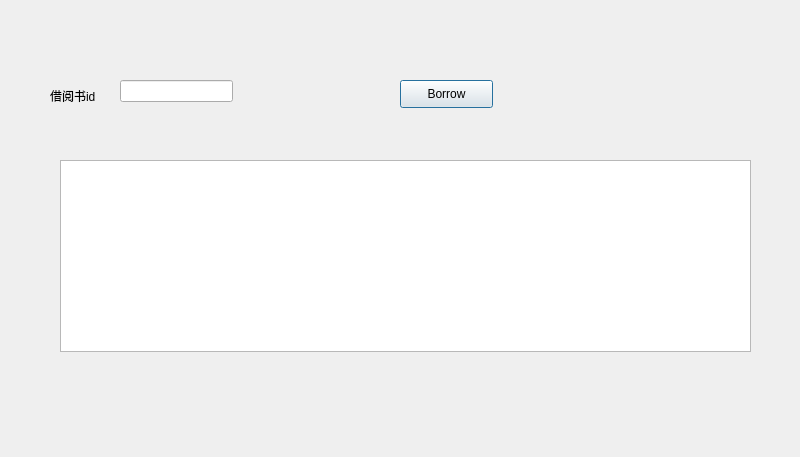
<?xml version="1.0" encoding="UTF-8"?>
<ui version="4.0">
 <class>Borrow</class>
 <widget class="QDialog" name="Borrow">
  <property name="geometry">
   <rect>
    <x>0</x>
    <y>0</y>
    <width>800</width>
    <height>457</height>
   </rect>
  </property>
  <property name="windowTitle">
   <string>Dialog</string>
  </property>
  <widget class="QLabel" name="label">
   <property name="geometry">
    <rect>
     <x>50</x>
     <y>80</y>
     <width>111</width>
     <height>31</height>
    </rect>
   </property>
   <property name="text">
    <string>借阅书id</string>
   </property>
  </widget>
  <widget class="QLineEdit" name="Book_ID_Edit">
   <property name="geometry">
    <rect>
     <x>120</x>
     <y>80</y>
     <width>113</width>
     <height>22</height>
    </rect>
   </property>
  </widget>
  <widget class="QTableView" name="tableView">
   <property name="geometry">
    <rect>
     <x>60</x>
     <y>160</y>
     <width>691</width>
     <height>192</height>
    </rect>
   </property>
  </widget>
  <widget class="QPushButton" name="pushButton">
   <property name="geometry">
    <rect>
     <x>400</x>
     <y>80</y>
     <width>93</width>
     <height>28</height>
    </rect>
   </property>
   <property name="text">
    <string>Borrow</string>
   </property>
  </widget>
 </widget>
 <resources/>
 <connections/>
</ui>
